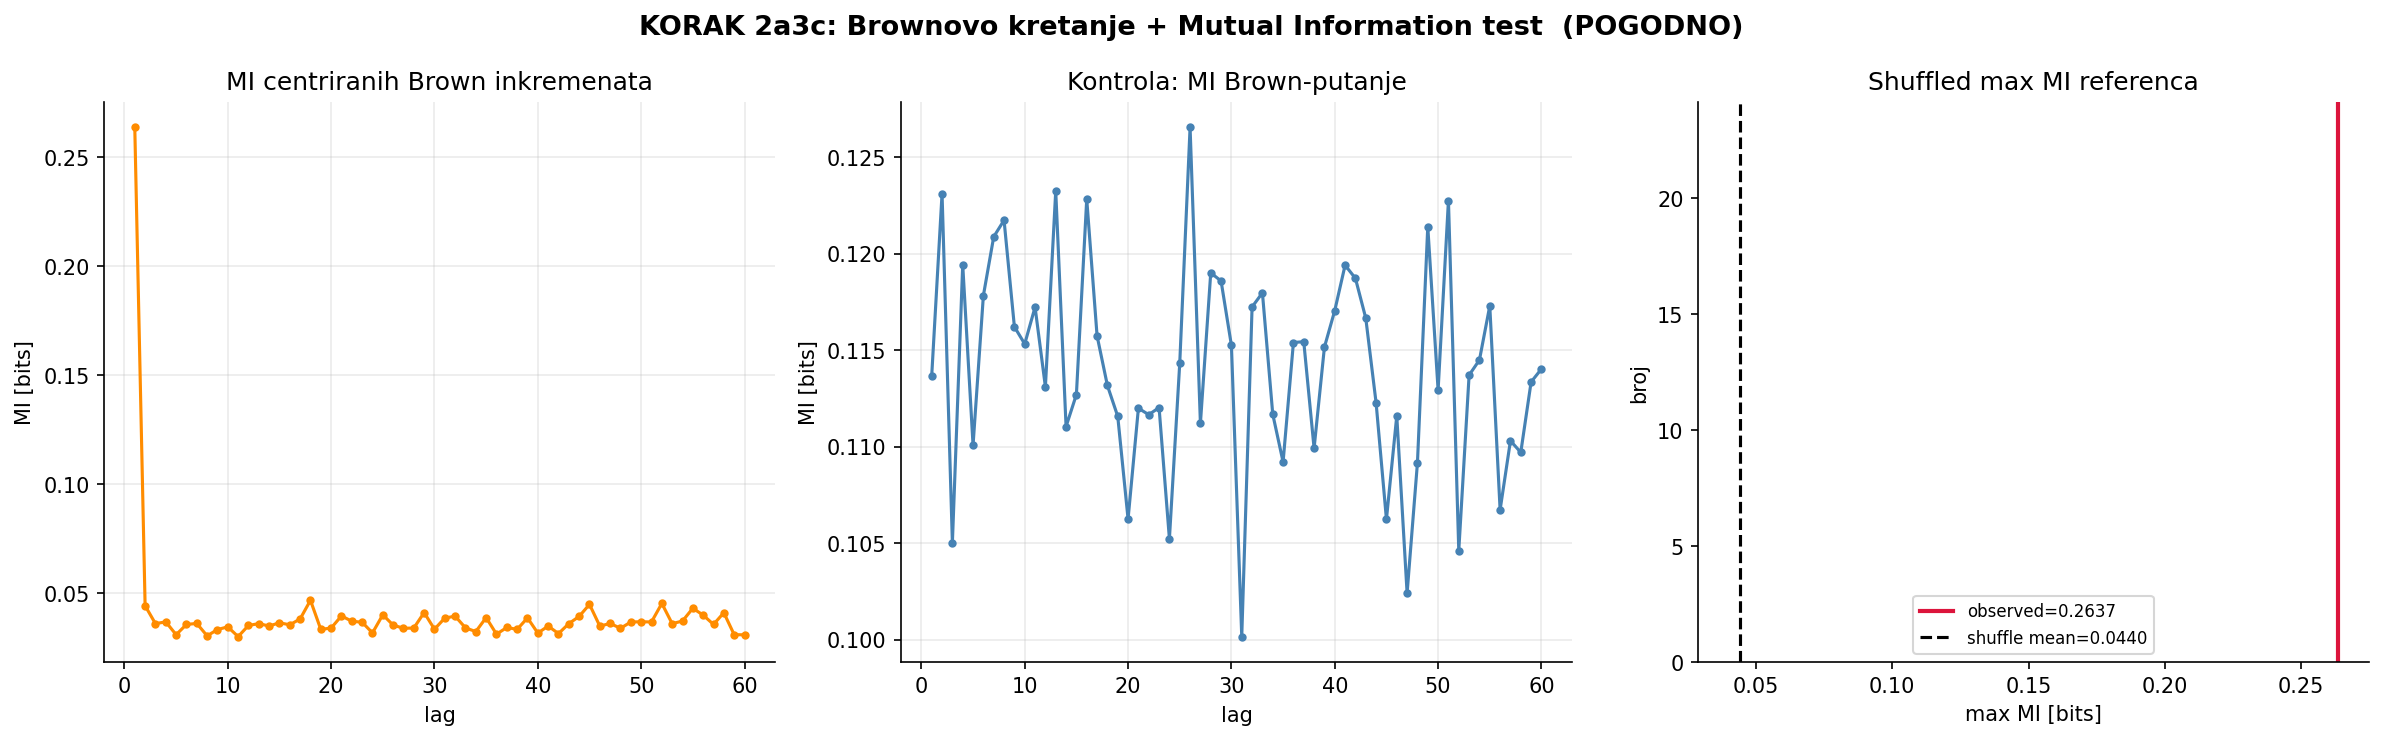

The script that saved this image:
"""
3_KarlWeierstrass_NEXT2_2a3c — POGODNI deo iz 1_KarlWeierstrass_v2.py
Aparat 2a: Brownovo kretanje  +  Test 3c: Mutual Information

Self-contained:
  - KORAK 1: ucitavanje 4624 izvlacenja i izgradnja f(t) = lex-indeks
  - KORAK 2a: Brown inkrementi (priprema)
  - KORAK 2a3c: MI nad centriranim Brown inkrementima,
                MI nad Brown-putanjom kao kontrola,
                shuffled max MI referenca

Output:
  3_KarlWeierstrass_NEXT2_2a3c.png
  3_KarlWeierstrass_NEXT2_2a3c.txt
"""

import csv
import math
import os
import time
from datetime import timedelta

import matplotlib.pyplot as plt
import numpy as np


T0 = time.time()

CSV_DRAWS = "/Users/4c/Desktop/GHQ/data/loto7_4624_k43.csv"

HERE = os.path.dirname(os.path.abspath(__file__))
PNG_PATH = os.path.join(HERE, "3_KarlWeierstrass_NEXT2_2a3c.png")
TXT_PATH = os.path.join(HERE, "3_KarlWeierstrass_NEXT2_2a3c.txt")

N_MAX = 39
K_PICK = 7
TOTAL_COMBOS = math.comb(N_MAX, K_PICK)


# ─── helperi (samo oni potrebni za 2a + 2a3c) ────────────────────────
def read_loto_csv(path):
    rows = []
    with open(path, "r", encoding="utf-8", newline="") as f:
        reader = csv.reader(f)
        for row in reader:
            if len(row) < K_PICK:
                continue
            try:
                nums = tuple(sorted(int(x) for x in row[:K_PICK]))
            except ValueError:
                continue
            if len(nums) == K_PICK and len(set(nums)) == K_PICK:
                rows.append(nums)
    return rows


def lex_rank_1based(combo, n=N_MAX, k=K_PICK):
    """1-based lex indeks (poklapa se sa rednim brojem u kombinacije_39C7.csv)."""
    combo = tuple(sorted(combo))
    rank0 = 0
    prev = 0
    for i, value in enumerate(combo):
        remaining = k - i - 1
        for candidate in range(prev + 1, value):
            rank0 += math.comb(n - candidate, remaining)
        prev = value
    return rank0 + 1


def quantile_symbols(series, bins=16):
    """Pretvara niz u diskretne simbole preko kvantil-binova."""
    x = np.asarray(series, dtype=float)
    edges = np.quantile(x, np.linspace(0.0, 1.0, bins + 1))
    edges = np.unique(edges)
    if len(edges) <= 2:
        edges = np.linspace(float(x.min()), float(x.max()), bins + 1)
    return np.digitize(x, edges[1:-1], right=False)


def discrete_mutual_information(sym_a, sym_b):
    """Diskretna mutual information u bitovima."""
    a = np.asarray(sym_a, dtype=int)
    b = np.asarray(sym_b, dtype=int)
    n = len(a)
    size_a = int(a.max()) + 1
    size_b = int(b.max()) + 1
    table = np.zeros((size_a, size_b), dtype=float)
    np.add.at(table, (a, b), 1.0)
    pxy = table / n
    px = pxy.sum(axis=1, keepdims=True)
    py = pxy.sum(axis=0, keepdims=True)
    expected = px @ py
    mask = pxy > 0
    return float(np.sum(pxy[mask] * np.log2(pxy[mask] / expected[mask])))


def mutual_information_lags(series, max_lag=60, bins=16):
    """MI(series[t], series[t+lag]) za lagove 1..max_lag."""
    symbols = quantile_symbols(series, bins=bins)
    vals = []
    for lag in range(1, max_lag + 1):
        vals.append(discrete_mutual_information(symbols[:-lag], symbols[lag:]))
    return np.asarray(vals, dtype=float)


# ─── KORAK 1: f(t) = lex-indeks ──────────────────────────────────────
draws = read_loto_csv(CSV_DRAWS)
N = len(draws)
lex_idx = np.array([lex_rank_1based(c) for c in draws], dtype=np.float64)

print()
print("3_KarlWeierstrass_NEXT2_2a3c — KORAK 1: formiranje krive f(t)")
print(f"  CSV:                  {CSV_DRAWS}")
print(f"  Ucitano izvlacenja:    {N}")
print(f"  C(39,7):              {TOTAL_COMBOS:,}")
print()

with open(TXT_PATH, "w", encoding="utf-8") as f:
    f.write("3_KarlWeierstrass_NEXT2_2a3c — Brownovo kretanje + Mutual Information (POGODNO)\n")
    f.write("=" * 60 + "\n\n")
    f.write("KORAK 1: Weierstrass-ova funkcija nad svih izvucenih kombinacija\n\n")
    f.write(f"  CSV izvucenih:        {CSV_DRAWS}\n")
    f.write(f"  Ucitano izvlacenja:    {N}\n")
    f.write(f"  C(39,7):              {TOTAL_COMBOS:,}\n")
    f.write("  f(t) = lex-indeks izvucene kombinacije u skupu svih 39C7\n\n")


# ─── KORAK 2a: priprema Brown inkremenata (samo ono sto 2a3c koristi) ─
incr = np.diff(lex_idx)
brown_incr_centered = incr - incr.mean()
brown_path = np.cumsum(brown_incr_centered)


# ─── KORAK 2a3c: Mutual Information nad Brown inkrementima ───────────
T0_2A3C = time.time()

mi_max_lag = 60
mi_bins = 16
mi_lags = np.arange(1, mi_max_lag + 1)
mi_brown_incr = mutual_information_lags(brown_incr_centered, mi_max_lag, mi_bins)
mi_brown_path = mutual_information_lags(brown_path, mi_max_lag, mi_bins)

max_mi_incr = float(mi_brown_incr.max())
max_mi_lag = int(mi_lags[int(np.argmax(mi_brown_incr))])
top_mi_idx = np.argsort(mi_brown_incr)[-10:][::-1]
top_mi_pairs = [(int(mi_lags[i]), float(mi_brown_incr[i])) for i in top_mi_idx]

rng_2a3c = np.random.default_rng(44)
mi_shuffle_runs = 200
shuffle_max_mi = []
for _ in range(mi_shuffle_runs):
    shuffled = rng_2a3c.permutation(brown_incr_centered)
    shuffled_mi = mutual_information_lags(shuffled, mi_max_lag, mi_bins)
    shuffle_max_mi.append(float(shuffled_mi.max()))
shuffle_max_mi = np.asarray(shuffle_max_mi, dtype=float)
shuffle_mi_mean = float(shuffle_max_mi.mean())
shuffle_mi_std = float(shuffle_max_mi.std(ddof=1))
shuffle_mi_p = float(np.mean(shuffle_max_mi >= max_mi_incr))
shuffle_mi_z = (max_mi_incr - shuffle_mi_mean) / (shuffle_mi_std + 1e-12)

if shuffle_mi_p <= 0.05:
    mi_note = "postoji MI signal iznad shuffled Brown reference"
else:
    mi_note = "nema jak MI signal iznad shuffled Brown reference"

print()
print("KORAK 2a3c: Aparat 2a Brownovo kretanje + Test 3c Mutual Information")
print(f"  max MI(dX) lag 1..{mi_max_lag}: {max_mi_incr:.6f} bits  (lag={max_mi_lag})")
print(f"  shuffled max MI: mean={shuffle_mi_mean:.6f} std={shuffle_mi_std:.6f} "
      f"z={shuffle_mi_z:.2f} p={shuffle_mi_p:.4f}")
print(f"  ⇒ {mi_note}")
print()

fig2a3c, ax2a3c = plt.subplots(1, 3, figsize=(16, 5))
fig2a3c.suptitle("KORAK 2a3c: Brownovo kretanje + Mutual Information test  (POGODNO)",
                 fontsize=13, fontweight="bold")

ax2a3c[0].plot(mi_lags, mi_brown_incr, "o-", markersize=3, color="darkorange")
ax2a3c[0].set_title("MI centriranih Brown inkremenata")
ax2a3c[0].set_xlabel("lag")
ax2a3c[0].set_ylabel("MI [bits]")
ax2a3c[0].grid(True, alpha=0.25)

ax2a3c[1].plot(mi_lags, mi_brown_path, "o-", markersize=3, color="steelblue")
ax2a3c[1].set_title("Kontrola: MI Brown-putanje")
ax2a3c[1].set_xlabel("lag")
ax2a3c[1].set_ylabel("MI [bits]")
ax2a3c[1].grid(True, alpha=0.25)

ax2a3c[2].hist(shuffle_max_mi, bins=24, color="lightgray", edgecolor="white")
ax2a3c[2].axvline(max_mi_incr, color="crimson", linewidth=2,
                  label=f"observed={max_mi_incr:.4f}")
ax2a3c[2].axvline(shuffle_mi_mean, color="black", linestyle="--",
                  label=f"shuffle mean={shuffle_mi_mean:.4f}")
ax2a3c[2].set_title("Shuffled max MI referenca")
ax2a3c[2].set_xlabel("max MI [bits]")
ax2a3c[2].set_ylabel("broj")
ax2a3c[2].legend(fontsize=8)

for a in ax2a3c:
    a.spines["top"].set_visible(False)
    a.spines["right"].set_visible(False)

fig2a3c.tight_layout()
fig2a3c.savefig(PNG_PATH, dpi=150, bbox_inches="tight")
plt.show()

with open(TXT_PATH, "a", encoding="utf-8") as f:
    f.write("\n")
    f.write("=" * 60 + "\n")
    f.write("KORAK 2a3c: Aparat 2a Brownovo kretanje + Test 3c Mutual Information\n")
    f.write("=" * 60 + "\n\n")
    f.write(f"  PNG:                  {PNG_PATH}\n\n")
    f.write("Mutual Information nad centriranim Brown inkrementima:\n")
    f.write(f"  max lag               = {mi_max_lag}\n")
    f.write(f"  bins                  = {mi_bins}\n")
    f.write(f"  max MI                = {max_mi_incr:.8f} bits\n")
    f.write(f"  max MI lag            = {max_mi_lag}\n\n")
    f.write("Shuffled max MI referenca:\n")
    f.write(f"  runs                  = {mi_shuffle_runs}\n")
    f.write(f"  mean                  = {shuffle_mi_mean:.8f}\n")
    f.write(f"  std                   = {shuffle_mi_std:.8f}\n")
    f.write(f"  z                     = {shuffle_mi_z:.8f}\n")
    f.write(f"  p(shuffled >= obs)    = {shuffle_mi_p:.8f}\n")
    f.write(f"  interpret.            = {mi_note}\n\n")
    f.write("Top 10 MI lagova:\n")
    f.write(f"  {'lag':<8}{'MI [bits]':>16}\n")
    for lag, val in top_mi_pairs:
        f.write(f"  {lag:<8}{val:>16,.8f}\n")
    f.write("\n")

    elapsed_2a3c = time.time() - T0_2A3C
    f.write(f"Vreme KORAKA 2a3c: {timedelta(seconds=int(elapsed_2a3c))} ({elapsed_2a3c:.1f} s)\n")
    f.write(f"Ukupno vreme:       {timedelta(seconds=int(time.time()-T0))} ({time.time()-T0:.1f} s)\n")

print(f"PNG saved → {PNG_PATH}")
print(f"TXT saved → {TXT_PATH}")
print(f"Vreme KORAKA 2a3c: {timedelta(seconds=int(time.time()-T0_2A3C))} "
      f"({time.time()-T0_2A3C:.1f} s)")
print(f"Ukupno vreme:      {timedelta(seconds=int(time.time()-T0))} "
      f"({time.time()-T0:.1f} s)")
print()
print("KRAJ 3_KarlWeierstrass_NEXT2_2a3c.")
print()
"""
3_KarlWeierstrass_NEXT2_2a3c — KORAK 1: formiranje krive f(t)
  CSV:                  /data/loto7_4624_k43.csv
  Ucitano izvlacenja:   4624
  C(39,7):              15,380,937


KORAK 2a3c: Aparat 2a Brownovo kretanje + Test 3c Mutual Information
  max MI(dX) lag 1..60: 0.263697 bits  (lag=1)
  shuffled max MI: mean=0.044002 std=0.001862 z=117.97 p=0.0000
  ⇒ postoji MI signal iznad shuffled Brown reference

PNG saved → /3_KarlWeierstrass_NEXT2_2a3c.png
TXT saved → /3_KarlWeierstrass_NEXT2_2a3c.txt
Vreme KORAKA 2a3c: 0:00:19 (19.1 s)
Ukupno vreme:      0:00:19 (19.1 s)

KRAJ 3_KarlWeierstrass_NEXT2_2a3c.
"""





###############   PREDIKCIJA 2  ###############################

"""
NEXT2 (2a3c, MI) — uslovna distribucija dX_t+1 | dX_t (kvantil binovi) → očekivani inkrement.
"""


def lex_unrank_1based(rank, n=N_MAX, k=K_PICK):
    """Vracanje 1-based lex indeksa u Loto 7/39 kombinaciju."""
    rank0 = int(rank) - 1
    combo = []
    prev = 0
    for i in range(k):
        remaining = k - i - 1
        for candidate in range(prev + 1, n + 1):
            count = math.comb(n - candidate, remaining)
            if rank0 >= count:
                rank0 -= count
            else:
                combo.append(candidate)
                prev = candidate
                break
    return tuple(combo)


T0_PRED2 = time.time()

# MI je najjaci na lag=1, zato gradimo/formiram uslovnu distribuciju:
# sledeci centrirani dX | trenutni kvantil-bin centriranog dX.
mi_pred_bins = mi_bins
symbols = quantile_symbols(brown_incr_centered, bins=mi_pred_bins)
last_symbol = int(symbols[-1])
transition_mask = symbols[:-1] == last_symbol
conditional_next_centered = brown_incr_centered[1:][transition_mask]

if len(conditional_next_centered) == 0:
    conditional_next_centered = brown_incr_centered
    pred2_note = "nema istorijskih prelaza iz zadnjeg bina; koristi se globalna distribucija"
else:
    pred2_note = "koristi se uslovna distribucija sledeceg dX iz istog kvantil-bina"

last_lex = float(lex_idx[-1])
last_incr = float(incr[-1])
mean_incr = float(incr.mean())
pred_centered_incr = float(np.mean(conditional_next_centered))
pred_incr = mean_incr + pred_centered_incr
pred_lex_float = last_lex + pred_incr
pred_lex = int(np.clip(round(pred_lex_float), 1, TOTAL_COMBOS))
pred_combo = lex_unrank_1based(pred_lex)

quantile_grid = [0.10, 0.25, 0.50, 0.75, 0.90]
candidate_rows = []
seen_lex = set()
for q in quantile_grid:
    cand_centered = float(np.quantile(conditional_next_centered, q))
    cand_incr = mean_incr + cand_centered
    cand_lex = int(np.clip(round(last_lex + cand_incr), 1, TOTAL_COMBOS))
    if cand_lex in seen_lex:
        continue
    seen_lex.add(cand_lex)
    candidate_rows.append((q, cand_incr, cand_lex, lex_unrank_1based(cand_lex)))

print()
print("PREDIKCIJA 2 — NEXT2 / 2a3c / MI / uslovna distribucija inkremenata")
print(f"  MI max lag             = {max_mi_lag}")
print(f"  MI bins                = {mi_pred_bins}")
print(f"  zadnji bin             = {last_symbol}")
print(f"  istorijskih prelaza    = {len(conditional_next_centered)}")
print(f"  zadnji lex             = {int(last_lex):,}")
print(f"  zadnji inkrement       = {last_incr:,.2f}")
print(f"  pred. inkrement        = {pred_incr:,.2f}")
print(f"  pred. lex              = {pred_lex:,}")
print(f"  pred. kombinacija      = {pred_combo}")
print(f"  napomena               = {pred2_note}")
print("  kvantil kandidati:")
for q, cand_incr, cand_lex, combo in candidate_rows:
    print(f"    q={q:>4.2f}  dX={cand_incr:>14,.2f}  lex={cand_lex:>10,}  combo={combo}")
print()

with open(TXT_PATH, "a", encoding="utf-8") as f:
    f.write("\n")
    f.write("=" * 60 + "\n")
    f.write("PREDIKCIJA 2: NEXT2 / 2a3c / MI / uslovna distribucija inkremenata\n")
    f.write("=" * 60 + "\n\n")
    f.write("Model:\n")
    f.write("  MI je najjaci na lag=1.\n")
    f.write("  Trenutni centrirani dX se stavlja u kvantil-bin.\n")
    f.write("  Predikcija koristi istorijske sledece dX vrednosti iz istog bina.\n\n")
    f.write("Parametri:\n")
    f.write(f"  max MI lag             = {max_mi_lag}\n")
    f.write(f"  max MI                = {max_mi_incr:.8f} bits\n")
    f.write(f"  bins                  = {mi_pred_bins}\n")
    f.write(f"  zadnji bin             = {last_symbol}\n")
    f.write(f"  broj prelaza           = {len(conditional_next_centered)}\n")
    f.write(f"  mean(dX)               = {mean_incr:,.8f}\n")
    f.write(f"  zadnji lex             = {int(last_lex):,}\n")
    f.write(f"  zadnji inkrement       = {last_incr:,.8f}\n")
    f.write(f"  pred. centrirani dX    = {pred_centered_incr:,.8f}\n")
    f.write(f"  pred. inkrement        = {pred_incr:,.8f}\n")
    f.write(f"  napomena               = {pred2_note}\n\n")
    f.write("Glavna prognoza:\n")
    f.write(f"  pred. lex float        = {pred_lex_float:,.8f}\n")
    f.write(f"  pred. lex              = {pred_lex:,}\n")
    f.write(f"  pred. kombinacija      = {pred_combo}\n\n")
    f.write("Kvantil kandidati iz uslovne distribucije:\n")
    f.write(f"  {'q':>8}{'dX':>18}{'lex':>14}  kombinacija\n")
    for q, cand_incr, cand_lex, combo in candidate_rows:
        f.write(f"  {q:>8.2f}{cand_incr:>18,.8f}{cand_lex:>14,}  {combo}\n")
    f.write("\n")
    elapsed_pred2 = time.time() - T0_PRED2
    f.write(f"Vreme PREDIKCIJE 2: {timedelta(seconds=int(elapsed_pred2))} ({elapsed_pred2:.1f} s)\n")

print(f"TXT updated → {TXT_PATH}")
print(f"Vreme PREDIKCIJE 2: {timedelta(seconds=int(time.time()-T0_PRED2))} "
      f"({time.time()-T0_PRED2:.1f} s)")
print()

"""
Predikcija zasnovana na MI/kvantil-bin uslovnoj distribuciji.

PREDIKCIJA 2: iz poslednjeg kvantil-bina inkrementa uzimam istorijske sledeće inkremente iz istog stanja, računam očekivani sledeći inkrement i nekoliko kvantil-kandidata.

koristi MI signal na lag=1
nalazi kvantil-bin poslednjeg centriranog inkrementa
iz istorije uzima sledeće inkremente iz istog bina
računa glavnu prognozu kao očekivani sledeći inkrement
dodaje kvantil-kandidate q=0.10, 0.25, 0.50, 0.75, 0.90
svaki lex vraća u Loto 7/39 kombinaciju
upisuje rezultate u 3_KarlWeierstrass_NEXT2_2a3c.txt
"""



"""
3_KarlWeierstrass_NEXT2_2a3c — KORAK 1: formiranje krive f(t)
  CSV:                  /data/loto7_4624_k43.csv
  Ucitano izvlacenja:   4624
  C(39,7):              15,380,937


KORAK 2a3c: Aparat 2a Brownovo kretanje + Test 3c Mutual Information
  max MI(dX) lag 1..60: 0.263697 bits  (lag=1)
  shuffled max MI: mean=0.044002 std=0.001862 z=117.97 p=0.0000
  ⇒ postoji MI signal iznad shuffled Brown reference

PNG saved → /3_KarlWeierstrass_NEXT2_2a3c.png
TXT saved → /3_KarlWeierstrass_NEXT2_2a3c.txt
Vreme KORAKA 2a3c: 0:00:03 (4.0 s)
Ukupno vreme:      0:00:03 (4.0 s)

KRAJ 3_KarlWeierstrass_NEXT2_2a3c.


PREDIKCIJA 2 — NEXT2 / 2a3c / MI / uslovna distribucija inkremenata
  MI max lag             = 1
  MI bins                = 16
  zadnji bin             = 5
  istorijskih prelaza    = 288
  zadnji lex             = 513,114
  zadnji inkrement       = -2,143,496.00
  pred. inkrement        = 1,679,399.20
  pred. lex              = 2,192,513
  pred. kombinacija      = (1, 10, 12, 15, 16, 32, 39)
  napomena               = koristi se uslovna distribucija sledeceg dX iz istog kvantil-bina
  kvantil kandidati:
    q=0.10  dX= -6,463,217.30  lex=         1  combo=(1, 2, 3, 4, 5, 6, 7)
    q=0.50  dX=  1,409,167.50  lex= 1,922,282  combo=(1, x, 11, y, 22, z, 32)
    q=0.75  dX=  6,284,021.50  lex= 6,797,136  combo=(3, x, 23, y, 29, z, 37)
    q=0.90  dX=  9,223,870.40  lex= 9,736,984  combo=(5, x, 16, y, 29, z, 37)

TXT updated → /3_KarlWeierstrass_NEXT2_2a3c.txt
Vreme PREDIKCIJE 2: 0:00:00 (0.0 s)
"""
